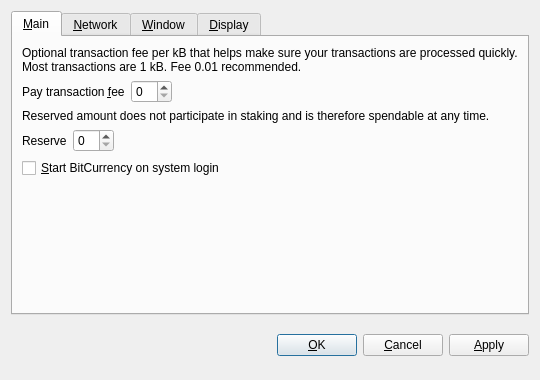
<?xml version="1.0" encoding="UTF-8"?>
<ui version="4.0">
 <class>OptionsDialog</class>
 <widget class="QDialog" name="OptionsDialog">
  <property name="geometry">
   <rect>
    <x>0</x>
    <y>0</y>
    <width>540</width>
    <height>380</height>
   </rect>
  </property>
  <property name="windowTitle">
   <string>Options</string>
  </property>
  <property name="modal">
   <bool>true</bool>
  </property>
  <layout class="QVBoxLayout" name="verticalLayout">
   <item>
    <widget class="QTabWidget" name="tabWidget">
     <property name="tabPosition">
      <enum>QTabWidget::North</enum>
     </property>
     <property name="currentIndex">
      <number>0</number>
     </property>
     <widget class="QWidget" name="tabMain">
      <attribute name="title">
       <string>&amp;Main</string>
      </attribute>
      <layout class="QVBoxLayout" name="verticalLayout_Main">
       <item>
        <widget class="QLabel" name="transactionFeeInfoLabel">
         <property name="text">
          <string>Optional transaction fee per kB that helps make sure your transactions are processed quickly. Most transactions are 1 kB. Fee 0.01 recommended.</string>
         </property>
         <property name="textFormat">
          <enum>Qt::PlainText</enum>
         </property>
         <property name="wordWrap">
          <bool>true</bool>
         </property>
        </widget>
       </item>
       <item>
        <layout class="QHBoxLayout" name="horizontalLayoutFee">
         <item>
          <widget class="QLabel" name="transactionFeeLabel">
           <property name="text">
            <string>Pay transaction &amp;fee</string>
           </property>
           <property name="textFormat">
            <enum>Qt::PlainText</enum>
           </property>
           <property name="buddy">
            <cstring>transactionFee</cstring>
           </property>
          </widget>
         </item>
         <item>
          <widget class="BitcoinAmountField" name="transactionFee"/>
         </item>
         <item>
          <spacer name="horizontalSpacerFee">
           <property name="orientation">
            <enum>Qt::Horizontal</enum>
           </property>
           <property name="sizeHint" stdset="0">
            <size>
             <width>40</width>
             <height>20</height>
            </size>
           </property>
          </spacer>
         </item>
        </layout>
       </item>
       <item>
        <widget class="QLabel" name="reserveBalanceInfoLabel">
         <property name="text">
          <string>Reserved amount does not participate in staking and is therefore spendable at any time.</string>
         </property>
         <property name="textFormat">
          <enum>Qt::PlainText</enum>
         </property>
         <property name="wordWrap">
          <bool>true</bool>
         </property>
        </widget>
       </item>
       <item>
        <layout class="QHBoxLayout" name="horizontalLayoutReserveBalance">
         <item>
          <widget class="QLabel" name="reserveBalanceLabel">
           <property name="text">
            <string>Reserve</string>
           </property>
           <property name="textFormat">
            <enum>Qt::PlainText</enum>
           </property>
           <property name="buddy">
            <cstring>reserveBalance</cstring>
           </property>
          </widget>
         </item>
         <item>
          <widget class="BitcoinAmountField" name="reserveBalance"/>
         </item>
         <item>
          <spacer name="horizontalSpacerReserveBalance">
           <property name="orientation">
            <enum>Qt::Horizontal</enum>
           </property>
           <property name="sizeHint" stdset="0">
            <size>
             <width>40</width>
             <height>20</height>
            </size>
           </property>
          </spacer>
         </item>
        </layout>
       </item>
       <item>
        <widget class="QCheckBox" name="bitcoinAtStartup">
         <property name="toolTip">
          <string>Automatically start BitCurrency after logging in to the system.</string>
         </property>
         <property name="text">
          <string>&amp;Start BitCurrency on system login</string>
         </property>
        </widget>
       </item>
       <item>
        <spacer name="verticalSpacer_Main">
         <property name="orientation">
          <enum>Qt::Vertical</enum>
         </property>
         <property name="sizeHint" stdset="0">
          <size>
           <width>20</width>
           <height>40</height>
          </size>
         </property>
        </spacer>
       </item>
      </layout>
     </widget>
     <widget class="QWidget" name="tabNetwork">
      <attribute name="title">
       <string>&amp;Network</string>
      </attribute>
      <layout class="QVBoxLayout" name="verticalLayout_Network">
       <item>
        <widget class="QCheckBox" name="mapPortUpnp">
         <property name="toolTip">
          <string>Automatically open the BitCurrency client port on the router. This only works when your router supports UPnP and it is enabled.</string>
         </property>
         <property name="text">
          <string>Map port using &amp;UPnP</string>
         </property>
        </widget>
       </item>
       <item>
        <widget class="QCheckBox" name="connectSocks">
         <property name="toolTip">
          <string>Connect to the BitCurrency network through a SOCKS5 proxy (e.g. when connecting through Tor).</string>
         </property>
         <property name="text">
          <string>&amp;Connect through SOCKS5 proxy:</string>
         </property>
        </widget>
       </item>
       <item>
        <layout class="QHBoxLayout" name="horizontalLayout_Network">
         <item>
          <widget class="QLabel" name="proxyIpLabel">
           <property name="text">
            <string>Proxy &amp;IP:</string>
           </property>
           <property name="textFormat">
            <enum>Qt::PlainText</enum>
           </property>
           <property name="buddy">
            <cstring>proxyIp</cstring>
           </property>
          </widget>
         </item>
         <item>
          <widget class="QValidatedLineEdit" name="proxyIp">
           <property name="maximumSize">
            <size>
             <width>140</width>
             <height>16777215</height>
            </size>
           </property>
           <property name="toolTip">
            <string>IP address of the proxy (e.g. 127.0.0.1)</string>
           </property>
          </widget>
         </item>
         <item>
          <widget class="QLabel" name="proxyPortLabel">
           <property name="text">
            <string>&amp;Port:</string>
           </property>
           <property name="textFormat">
            <enum>Qt::PlainText</enum>
           </property>
           <property name="buddy">
            <cstring>proxyPort</cstring>
           </property>
          </widget>
         </item>
         <item>
          <widget class="QLineEdit" name="proxyPort">
           <property name="maximumSize">
            <size>
             <width>55</width>
             <height>16777215</height>
            </size>
           </property>
           <property name="toolTip">
            <string>Port of the proxy (e.g. 9050)</string>
           </property>
          </widget>
         </item>
         <item>
          <spacer name="horizontalSpacer_Network">
           <property name="orientation">
            <enum>Qt::Horizontal</enum>
           </property>
           <property name="sizeHint" stdset="0">
            <size>
             <width>40</width>
             <height>20</height>
            </size>
           </property>
          </spacer>
         </item>
        </layout>
       </item>
       <item>
        <spacer name="verticalSpacer_Network">
         <property name="orientation">
          <enum>Qt::Vertical</enum>
         </property>
         <property name="sizeHint" stdset="0">
          <size>
           <width>20</width>
           <height>40</height>
          </size>
         </property>
        </spacer>
       </item>
      </layout>
     </widget>
     <widget class="QWidget" name="tabWindow">
      <attribute name="title">
       <string>&amp;Window</string>
      </attribute>
      <layout class="QVBoxLayout" name="verticalLayout_Window">
       <item>
        <widget class="QCheckBox" name="minimizeToTray">
         <property name="toolTip">
          <string>Show only a tray icon after minimizing the window.</string>
         </property>
         <property name="text">
          <string>&amp;Minimize to the tray instead of the taskbar</string>
         </property>
        </widget>
       </item>
       <item>
        <widget class="QCheckBox" name="minimizeOnClose">
         <property name="toolTip">
          <string>Minimize instead of exit the application when the window is closed. When this option is enabled, the application will be closed only after selecting Quit in the menu.</string>
         </property>
         <property name="text">
          <string>M&amp;inimize on close</string>
         </property>
        </widget>
       </item>
       <item>
        <spacer name="verticalSpacer_Window">
         <property name="orientation">
          <enum>Qt::Vertical</enum>
         </property>
         <property name="sizeHint" stdset="0">
          <size>
           <width>20</width>
           <height>40</height>
          </size>
         </property>
        </spacer>
       </item>
      </layout>
     </widget>
     <widget class="QWidget" name="tabDisplay">
      <attribute name="title">
       <string>&amp;Display</string>
      </attribute>
      <layout class="QVBoxLayout" name="verticalLayout_Display">
       <item>
        <layout class="QHBoxLayout" name="horizontalLayout_1_Display">
         <item>
          <widget class="QLabel" name="langLabel">
           <property name="text">
            <string>User Interface &amp;language:</string>
           </property>
           <property name="textFormat">
            <enum>Qt::PlainText</enum>
           </property>
           <property name="buddy">
            <cstring>lang</cstring>
           </property>
          </widget>
         </item>
         <item>
          <widget class="QValueComboBox" name="lang">
           <property name="toolTip">
            <string>The user interface language can be set here. This setting will take effect after restarting BitCurrency.</string>
           </property>
          </widget>
         </item>
        </layout>
       </item>
       <item>
        <layout class="QHBoxLayout" name="horizontalLayout_2_Display">
         <item>
          <widget class="QLabel" name="unitLabel">
           <property name="text">
            <string>&amp;Unit to show amounts in:</string>
           </property>
           <property name="textFormat">
            <enum>Qt::PlainText</enum>
           </property>
           <property name="buddy">
            <cstring>unit</cstring>
           </property>
          </widget>
         </item>
         <item>
          <widget class="QValueComboBox" name="unit">
           <property name="toolTip">
            <string>Choose the default subdivision unit to show in the interface and when sending coins.</string>
           </property>
          </widget>
         </item>
        </layout>
       </item>
       <item>
        <widget class="QCheckBox" name="coinControlFeatures">
         <property name="toolTip">
          <string>Whether to show coin control features or not.</string>
         </property>
         <property name="text">
          <string>Display coin &amp;control features (experts only!)</string>
         </property>
        </widget>
       </item>
       <item>
        <widget class="QCheckBox" name="useBlackTheme">
         <property name="text">
          <string>Use black visual theme (requires restart)</string>
         </property>
        </widget>
       </item>
       <item>
        <spacer name="verticalSpacer_Display">
         <property name="orientation">
          <enum>Qt::Vertical</enum>
         </property>
         <property name="sizeHint" stdset="0">
          <size>
           <width>20</width>
           <height>40</height>
          </size>
         </property>
        </spacer>
       </item>
      </layout>
     </widget>
    </widget>
   </item>
   <item>
    <layout class="QHBoxLayout" name="horizontalLayout_Buttons">
     <item>
      <spacer name="horizontalSpacer_1">
       <property name="orientation">
        <enum>Qt::Horizontal</enum>
       </property>
       <property name="sizeHint" stdset="0">
        <size>
         <width>40</width>
         <height>48</height>
        </size>
       </property>
      </spacer>
     </item>
     <item>
      <widget class="QLabel" name="statusLabel">
       <property name="font">
        <font>
         <weight>75</weight>
         <bold>true</bold>
        </font>
       </property>
       <property name="text">
        <string/>
       </property>
       <property name="textFormat">
        <enum>Qt::PlainText</enum>
       </property>
       <property name="wordWrap">
        <bool>true</bool>
       </property>
      </widget>
     </item>
     <item>
      <spacer name="horizontalSpacer_2">
       <property name="orientation">
        <enum>Qt::Horizontal</enum>
       </property>
       <property name="sizeHint" stdset="0">
        <size>
         <width>40</width>
         <height>48</height>
        </size>
       </property>
      </spacer>
     </item>
     <item>
      <widget class="QPushButton" name="okButton">
       <property name="text">
        <string>&amp;OK</string>
       </property>
      </widget>
     </item>
     <item>
      <widget class="QPushButton" name="cancelButton">
       <property name="text">
        <string>&amp;Cancel</string>
       </property>
       <property name="autoDefault">
        <bool>false</bool>
       </property>
      </widget>
     </item>
     <item>
      <widget class="QPushButton" name="applyButton">
       <property name="text">
        <string>&amp;Apply</string>
       </property>
       <property name="autoDefault">
        <bool>false</bool>
       </property>
      </widget>
     </item>
    </layout>
   </item>
  </layout>
 </widget>
 <customwidgets>
  <customwidget>
   <class>BitcoinAmountField</class>
   <extends>QSpinBox</extends>
   <header>bitcoinamountfield.h</header>
  </customwidget>
  <customwidget>
   <class>QValueComboBox</class>
   <extends>QComboBox</extends>
   <header>qvaluecombobox.h</header>
  </customwidget>
  <customwidget>
   <class>QValidatedLineEdit</class>
   <extends>QLineEdit</extends>
   <header>qvalidatedlineedit.h</header>
  </customwidget>
 </customwidgets>
 <resources/>
 <connections/>
</ui>
